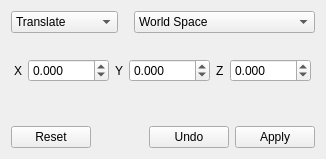
<?xml version="1.0" encoding="UTF-8"?>
<ui version="4.0">
 <class>DeltaTransformDlg</class>
 <widget class="QDialog" name="DeltaTransformDlg">
  <property name="geometry">
   <rect>
    <x>0</x>
    <y>0</y>
    <width>326</width>
    <height>159</height>
   </rect>
  </property>
  <property name="minimumSize">
   <size>
    <width>0</width>
    <height>0</height>
   </size>
  </property>
  <property name="maximumSize">
   <size>
    <width>1000</width>
    <height>1000</height>
   </size>
  </property>
  <property name="windowTitle">
   <string>Delta Transform</string>
  </property>
  <property name="windowIcon">
   <iconset resource="../../../Code/Tools/GuiFoundation/QtResources/resources.qrc">
    <normaloff>:/GuiFoundation/Icons/ezEditor16.png</normaloff>:/GuiFoundation/Icons/ezEditor16.png</iconset>
  </property>
  <layout class="QVBoxLayout" name="verticalLayout">
   <item>
    <layout class="QHBoxLayout" name="horizontalLayout_3">
     <item>
      <widget class="QComboBox" name="ComboMode">
       <item>
        <property name="text">
         <string>Translate</string>
        </property>
       </item>
       <item>
        <property name="text">
         <string>Rotate X</string>
        </property>
       </item>
       <item>
        <property name="text">
         <string>Rotate Y</string>
        </property>
       </item>
       <item>
        <property name="text">
         <string>Rotate Z</string>
        </property>
       </item>
       <item>
        <property name="text">
         <string>Scale</string>
        </property>
       </item>
       <item>
        <property name="text">
         <string>Uniform Scale</string>
        </property>
       </item>
      </widget>
     </item>
     <item>
      <spacer name="horizontalSpacer_2">
       <property name="orientation">
        <enum>Qt::Horizontal</enum>
       </property>
       <property name="sizeType">
        <enum>QSizePolicy::Expanding</enum>
       </property>
       <property name="sizeHint" stdset="0">
        <size>
         <width>40</width>
         <height>20</height>
        </size>
       </property>
      </spacer>
     </item>
     <item>
      <widget class="QComboBox" name="ComboSpace">
       <item>
        <property name="text">
         <string>World Space</string>
        </property>
       </item>
       <item>
        <property name="text">
         <string>Local Space - Last Selected</string>
        </property>
       </item>
       <item>
        <property name="text">
         <string>Local Space - Each Item</string>
        </property>
       </item>
      </widget>
     </item>
    </layout>
   </item>
   <item>
    <spacer name="verticalSpacer_2">
     <property name="orientation">
      <enum>Qt::Vertical</enum>
     </property>
     <property name="sizeType">
      <enum>QSizePolicy::Fixed</enum>
     </property>
     <property name="sizeHint" stdset="0">
      <size>
       <width>20</width>
       <height>20</height>
      </size>
     </property>
    </spacer>
   </item>
   <item>
    <layout class="QHBoxLayout" name="horizontalLayout_2">
     <item>
      <spacer name="horizontalSpacer_4">
       <property name="orientation">
        <enum>Qt::Horizontal</enum>
       </property>
       <property name="sizeHint" stdset="0">
        <size>
         <width>40</width>
         <height>20</height>
        </size>
       </property>
      </spacer>
     </item>
     <item>
      <widget class="QLabel" name="Label1">
       <property name="text">
        <string>X</string>
       </property>
      </widget>
     </item>
     <item>
      <widget class="QDoubleSpinBox" name="Value1">
       <property name="decimals">
        <number>3</number>
       </property>
       <property name="minimum">
        <double>-1000.000000000000000</double>
       </property>
       <property name="maximum">
        <double>1000.000000000000000</double>
       </property>
       <property name="singleStep">
        <double>1.000000000000000</double>
       </property>
      </widget>
     </item>
     <item>
      <widget class="QLabel" name="Label2">
       <property name="text">
        <string>Y</string>
       </property>
      </widget>
     </item>
     <item>
      <widget class="QDoubleSpinBox" name="Value2">
       <property name="decimals">
        <number>3</number>
       </property>
       <property name="minimum">
        <double>-1000.000000000000000</double>
       </property>
       <property name="maximum">
        <double>1000.000000000000000</double>
       </property>
      </widget>
     </item>
     <item>
      <widget class="QLabel" name="Label3">
       <property name="text">
        <string>Z</string>
       </property>
      </widget>
     </item>
     <item>
      <widget class="QDoubleSpinBox" name="Value3">
       <property name="decimals">
        <number>3</number>
       </property>
       <property name="minimum">
        <double>-1000.000000000000000</double>
       </property>
       <property name="maximum">
        <double>1000.000000000000000</double>
       </property>
      </widget>
     </item>
     <item>
      <spacer name="horizontalSpacer_3">
       <property name="orientation">
        <enum>Qt::Horizontal</enum>
       </property>
       <property name="sizeHint" stdset="0">
        <size>
         <width>40</width>
         <height>20</height>
        </size>
       </property>
      </spacer>
     </item>
    </layout>
   </item>
   <item>
    <spacer name="verticalSpacer">
     <property name="orientation">
      <enum>Qt::Vertical</enum>
     </property>
     <property name="sizeHint" stdset="0">
      <size>
       <width>20</width>
       <height>25</height>
      </size>
     </property>
    </spacer>
   </item>
   <item>
    <layout class="QHBoxLayout" name="horizontalLayout">
     <item>
      <widget class="QPushButton" name="ButtonReset">
       <property name="text">
        <string>Reset</string>
       </property>
       <property name="autoDefault">
        <bool>false</bool>
       </property>
      </widget>
     </item>
     <item>
      <spacer name="horizontalSpacer">
       <property name="orientation">
        <enum>Qt::Horizontal</enum>
       </property>
       <property name="sizeHint" stdset="0">
        <size>
         <width>40</width>
         <height>20</height>
        </size>
       </property>
      </spacer>
     </item>
     <item>
      <widget class="QPushButton" name="ButtonUndo">
       <property name="text">
        <string>Undo</string>
       </property>
       <property name="autoDefault">
        <bool>false</bool>
       </property>
      </widget>
     </item>
     <item>
      <widget class="QPushButton" name="ButtonApply">
       <property name="text">
        <string>Apply</string>
       </property>
       <property name="autoDefault">
        <bool>false</bool>
       </property>
      </widget>
     </item>
    </layout>
   </item>
  </layout>
 </widget>
 <tabstops>
  <tabstop>ComboMode</tabstop>
  <tabstop>ComboSpace</tabstop>
  <tabstop>Value1</tabstop>
  <tabstop>Value2</tabstop>
  <tabstop>Value3</tabstop>
  <tabstop>ButtonReset</tabstop>
  <tabstop>ButtonUndo</tabstop>
  <tabstop>ButtonApply</tabstop>
 </tabstops>
 <resources>
  <include location="../QtResources/resources.qrc"/>
  <include location="../../../Code/Tools/GuiFoundation/QtResources/resources.qrc"/>
  <include location="../../EditorFramework/QtResources/resources.qrc"/>
 </resources>
 <connections/>
</ui>
